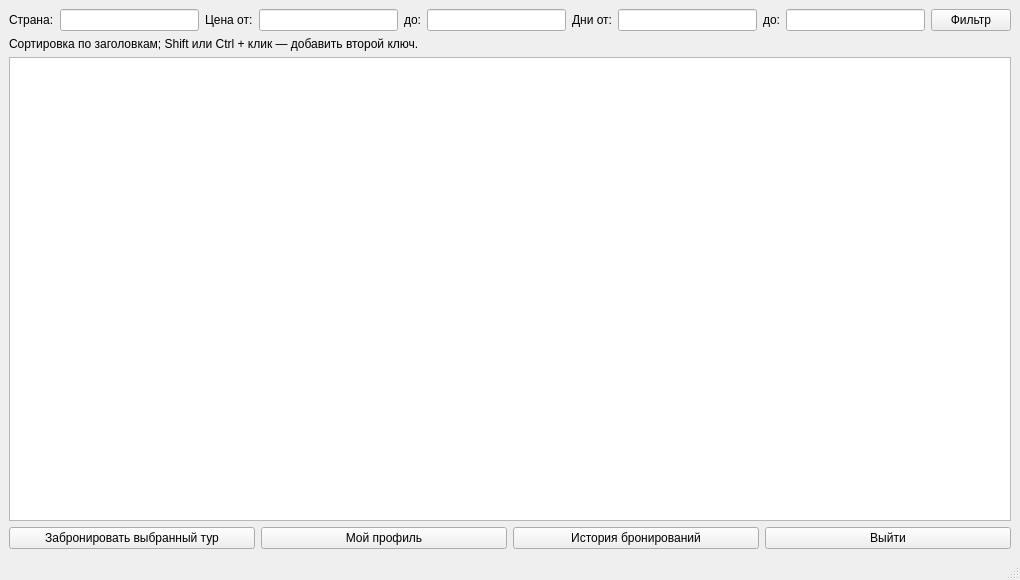
<?xml version="1.0" encoding="UTF-8"?>
<ui version="4.0">
 <class>UserWindow</class>
 <widget class="QMainWindow" name="UserWindow">
  <property name="geometry">
   <rect>
    <x>0</x>
    <y>0</y>
    <width>1020</width>
    <height>580</height>
   </rect>
  </property>
  <property name="windowTitle">
   <string>Каталог туров — пользователь</string>
  </property>
  <widget class="QWidget" name="centralwidget">
   <layout class="QVBoxLayout" name="verticalLayout">
    <item>
     <layout class="QHBoxLayout" name="filterLayout">
      <item>
       <widget class="QLabel" name="labelCountry">
        <property name="text">
         <string>Страна:</string>
        </property>
       </widget>
      </item>
      <item>
       <widget class="QLineEdit" name="countryEdit"/>
      </item>
      <item>
       <widget class="QLabel" name="labelMinP">
        <property name="text">
         <string>Цена от:</string>
        </property>
       </widget>
      </item>
      <item>
       <widget class="QLineEdit" name="minPriceEdit"/>
      </item>
      <item>
       <widget class="QLabel" name="labelMaxP">
        <property name="text">
         <string>до:</string>
        </property>
       </widget>
      </item>
      <item>
       <widget class="QLineEdit" name="maxPriceEdit"/>
      </item>
      <item>
       <widget class="QLabel" name="labelMinD">
        <property name="text">
         <string>Дни от:</string>
        </property>
       </widget>
      </item>
      <item>
       <widget class="QLineEdit" name="minDaysEdit"/>
      </item>
      <item>
       <widget class="QLabel" name="labelMaxD">
        <property name="text">
         <string>до:</string>
        </property>
       </widget>
      </item>
      <item>
       <widget class="QLineEdit" name="maxDaysEdit"/>
      </item>
      <item>
       <widget class="QPushButton" name="filterButton">
        <property name="text">
         <string>Фильтр</string>
        </property>
       </widget>
      </item>
     </layout>
    </item>
    <item>
     <widget class="QLabel" name="sortHintLabel">
      <property name="text">
       <string>Сортировка по заголовкам; Shift или Ctrl + клик — добавить второй ключ.</string>
      </property>
     </widget>
    </item>
    <item>
     <widget class="QTableWidget" name="toursTable">
      <property name="selectionBehavior">
       <enum>QAbstractItemView::SelectRows</enum>
      </property>
      <property name="selectionMode">
       <enum>QAbstractItemView::SingleSelection</enum>
      </property>
      <property name="alternatingRowColors">
       <bool>true</bool>
      </property>
      <property name="sortingEnabled">
       <bool>false</bool>
      </property>
     </widget>
    </item>
    <item>
     <layout class="QHBoxLayout" name="btnLayout">
      <item>
       <widget class="QPushButton" name="bookButton">
        <property name="text">
         <string>Забронировать выбранный тур</string>
        </property>
       </widget>
      </item>
      <item>
       <widget class="QPushButton" name="profileButton">
        <property name="text">
         <string>Мой профиль</string>
        </property>
       </widget>
      </item>
      <item>
       <widget class="QPushButton" name="bookingsButton">
        <property name="text">
         <string>История бронирований</string>
        </property>
       </widget>
      </item>
      <item>
       <widget class="QPushButton" name="logoutButton">
        <property name="text">
         <string>Выйти</string>
        </property>
       </widget>
      </item>
     </layout>
    </item>
   </layout>
  </widget>
  <widget class="QStatusBar" name="statusbar"/>
 </widget>
 <resources/>
 <connections/>
</ui>
